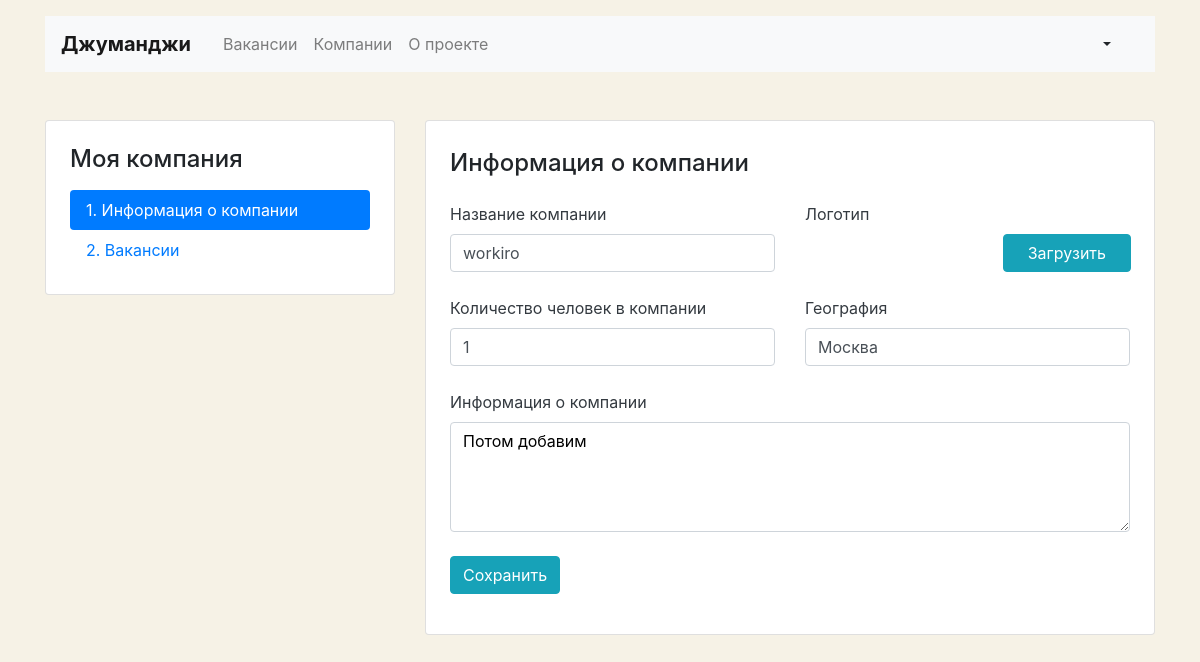
/mycompany/ (signed in), run on the app's committed database.
### companies/models.py (models this page shows)
class Company(models.Model):
    name = models.CharField(max_length=64)
    location = models.CharField(max_length=64)
    logo = models.ImageField(upload_to=MEDIA_COMPANY_IMAGE_DIR)
    description = models.TextField()
    employee_count = models.IntegerField(default=1)
    owner = models.ForeignKey(User, on_delete=models.CASCADE)

### companies/views.py (the view, shortened to what this page needs)
# urls.py: path('mycompany/', UserCompanyView.as_view()),
class UserCompanyView(View):
    def get(self, request):
        user = request.user
        user_company = Company.objects.filter(owner=user).first()
        if user_company:
            template = 'companies/company-edit.html'
        else:
            template = 'companies/company-create.html'
        return render(request, template, {'company': user_company})

### templates/companies/company-edit.html (shortened to what this page needs)
{% extends 'base.html' %}
{% block content1 %}
  <main class="container mt-3 pb-5">
    <div class="row mt-5">
      <div class="col-12 col-lg-4">
        <aside class="pt-3 pb-4 px-4 mb-5 card">
          <h1 class="h4 pt-2 pb-2">Моя компания</h1>
          <div class="nav flex-column nav-pills">
            <a class="nav-link active" href="/mycompany">1. Информация о&nbsp;компании</a>
            <a class="nav-link" href="/mycompany/vacancies">2. Вакансии</a>
          </div>
        </aside>
      </div>
      <div class="col-12 col-lg-8">
        <div class="card">
          <div class="card-body px-4 pb-4">
            <section class="tab-pane fade show active">
              <h2 class="h4 pt-2 pb-3">Информация о&nbsp;компании</h2>
              <form action="" method="post" name="Edit">{% csrf_token %}
                <div class="row">
                  <div class="col-12 col-md-6">
                    <div class="form-group pb-2">
                      <label class="mb-2 text-dark" for="id_name">Название компании</label>
                      <input class="form-control" type="text" value="{{ company.name }}" name="name" id="id_name">
                    </div>
                  </div>
                  <div class="col-12 col-md-6">
                    <div class="form-group">
                      <label class="mb-2 text-dark" for="id_logo">Логотип</label>
                      <div class="row align-items-center">
                        <div class="col-6">
                        </div>
                        <div class="col-6" style="position: relative;">
                          <div class="input-group-prepend" style="position: absolute; top: 0;right: 15px;">
                            <span class="btn btn-info px-4">Загрузить</span>
                          </div>
                          <div class="custom-file" style="">
                          </div>
                        </div>
                      </div>
                    </div>
                  </div>
                </div>
                <div class="row">
                  <div class="col-12 col-md-6">
                    <div class="form-group pb-2">
                      <label class="mb-2 text-dark" for="id_employee_count">Количество человек в компании</label>
                      <input class="form-control" type="text" value="{{ company.employee_count }}" name="employee_count" id="id_employee_count">
                    </div>
                  </div>
                  <div class="col-12 col-md-6">
                    <div class="form-group pb-2">
                      <label class="mb-2 text-dark" for="id_location">География</label>
                      <input class="form-control" type="text" value="{{ company.location }}" name="location" id="id_location">
                    </div>
                  </div>
                </div>
                <div class="form-group pb-2">
                  <label class="mb-2 text-dark" for="id_description">Информация о&nbsp;компании</label>
                  <textarea class="form-control" rows="4" name="description" id="id_description" style="color:#000;">{{ company.description }}</textarea>
                </div>
                <div class="form-group">
                  <input type="submit" class="btn btn-info" value="Сохранить">
                </div>
              </form>
            </section>
          </div>
        </div>
      </div>
    </div>
  </main>
{% endblock %}

### templates/companies/company-edit.html (style rules this page uses)
body { background-color: #F6F2E6; }

### data on the page
Company: name "workiro", employee_count "1", location "Москва", description "Потом добавим"
